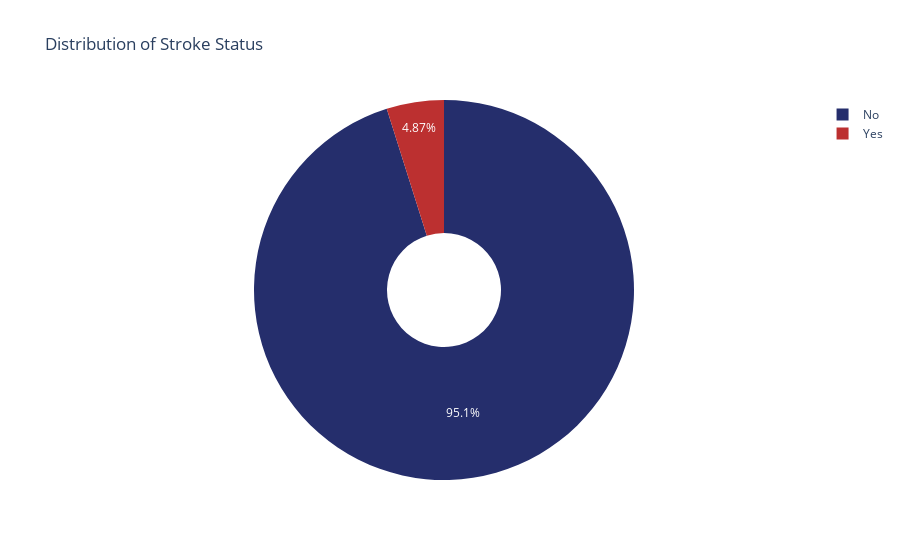

Source (notebook cell):
### Markdown cell above
**Distribution of Stroke Status**

### Code cell
df2['stroke'] = df2['stroke'].replace({1: 'Yes', 0: 'No'})
stroke_counts = df2['stroke'].value_counts().reset_index()
stroke_counts.columns = ['Stroke', 'Count']
custom_colors = ['#252E6C', '#BC3030']
fig = px.pie(stroke_counts, names='Stroke', values='Count',
             title='Distribution of Stroke Status',
             color_discrete_sequence=custom_colors,
             hole=0.3
             )

fig.show()

### Figure 1 — Plotly figure (JSON) as saved in the notebook; plotly's stock layout.template omitted (floating-point values rounded to 4 significant figures)
{"data": [{"domain": {"x": [0, 1], "y": [0, 1]}, "hole": 0.3, "hovertemplate": "Stroke=%{label}<br>Count=%{value}<extra></extra>", "labels": ["No", "Yes"], "legendgroup": "", "name": "", "showlegend": true, "type": "pie", "values": [4861, 249]}], "layout": {"legend": {"tracegroupgap": 0}, "piecolorway": ["#252E6C", "#BC3030"], "title": {"text": "Distribution of Stroke Status"}}}
